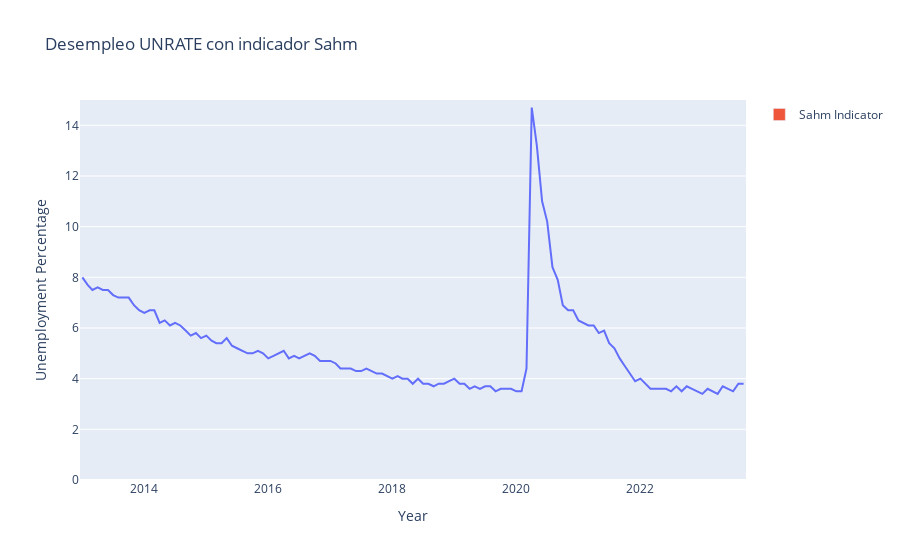

Here is the notebook cell this chart was saved with:
### Code cell
import pandas as pd
import plotly.express as px

# Loading the data
data = pd.read_csv('UNRATE_FRED.csv')

# Filter data for years starting from 2015
data['DATE'] = pd.to_datetime(data['DATE'])  # Convert DATE column to datetime
data = data[data['DATE'].dt.year >= 2013]

# Calculate the three-month moving average
data['Moving_Average'] = data['UNRATE'].rolling(window=3).mean()

# Calculate the Sahm Indicator
data['Sahm_Indicator'] = (data['Moving_Average'] - data['Moving_Average'].shift(1)) >= 0.5

# Create a Plotly figure
fig = px.line(data, x='DATE', y='UNRATE', title='Desempleo UNRATE con indicador Sahm')

# Add the Sahm Indicator as a bar chart
fig.add_bar(x=data['DATE'], y=data['Sahm_Indicator'], name='Sahm Indicator')

# Set the y-axis range
fig.update_layout(yaxis_range=[0.00, 15.00])

# Add labels and title
fig.update_layout(xaxis_title='Year', yaxis_title='Unemployment Percentage')

fig.show()

### Figure 1 — Plotly figure (JSON) as saved in the notebook; plotly's stock layout.template omitted (floating-point values rounded to 4 significant figures; data arrays with more than 128 entries replaced by an {"elided": "..."} marker saying what was removed)
{"data": [{"hovertemplate": "DATE=%{x}<br>UNRATE=%{y}<extra></extra>", "legendgroup": "", "line": {"color": "#636efa", "dash": "solid"}, "marker": {"symbol": "circle"}, "mode": "lines", "name": "", "orientation": "v", "showlegend": false, "x": {"elided": "129 str values"}, "xaxis": "x", "y": {"elided": "129 float values"}, "yaxis": "y", "type": "scatter"}, {"name": "Sahm Indicator", "x": {"elided": "129 str values"}, "y": {"elided": "129 bool values"}, "type": "bar"}], "layout": {"xaxis": {"anchor": "y", "domain": [0, 1], "title": {"text": "Year"}}, "yaxis": {"anchor": "x", "domain": [0, 1], "title": {"text": "Unemployment Percentage"}, "range": [0, 15]}, "legend": {"tracegroupgap": 0}, "title": {"text": "Desempleo UNRATE con indicador Sahm"}}}
